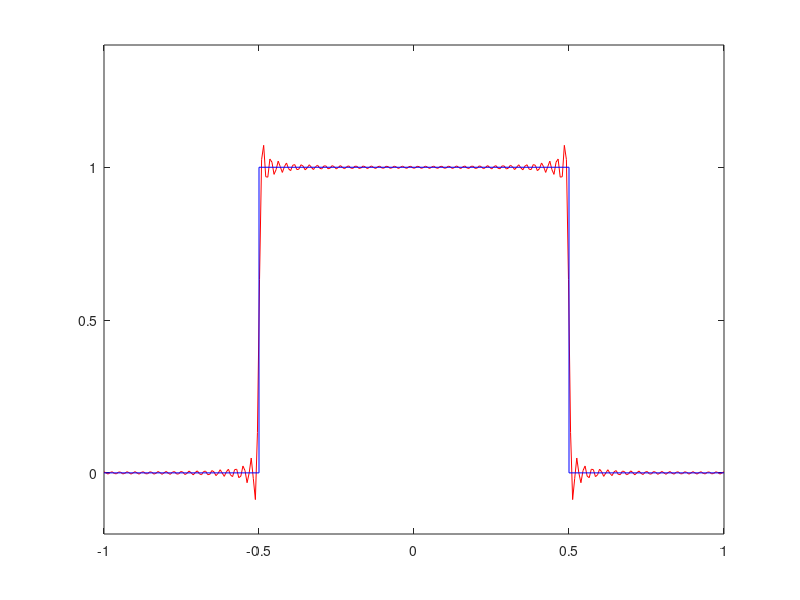

Recreate this plot in MATLAB.
function fourier
  out_dir =  "third_exercise_images";
  mkdir(out_dir);
  
  %Initial variables
  max_number_of_iterations =40;
  period = 2;
  a0 = 1;
  
  %Arrays for plotting
  x = linspace(-1,1,300);
  y = linspace(0,0,300);
  
  %Do it for the maximun number of fourier iterations
  for u = 1: max_number_of_iterations
  
    %Respective number of iterations
    number_of_iterations = u;
    
    for i=1:300
      
      %Compute the respective a_n for the fourier graph
      current_an = 0;
      for j=1:number_of_iterations
        
        %Done to avoid imaginary parts
        k = 2*j -1;
        current_an += 2/(k * pi) * (-1)^((k-1)/2) * cos(k * pi*x(i));
      endfor
      
      %Store the respective y
      y(i) = a0/2 + current_an;
        
    endfor
    
    %Plot the fourier graph
    plot(x,y,'r');
    axis([-1,1,-0.2,1.4]);
    hold on;
    
    %Plot the square wave
    line([-1,-0.5],[0 , 0],"linestyle","-","color","b");
    axis([-1,1,-0.2,1.4]);
    hold on;
    
    line([-0.5,0.5],[1 , 1],"linestyle","-","color","b");
    axis([-1,1,-0.2,1.4]);
    hold on;
    
    
    line([0.5,1],[0 , 0],"linestyle","-","color","b");
    axis([-1,1,-0.2,1.4]);
    hold on;
    
    line([-0.5,-0.5],[0 , 1],"linestyle","-","color","b");
    axis([-1,1,-0.2,1.4]);
    hold on;
    
    line([0.5,0.5],[0 , 1],"linestyle","-","color","b");
    axis([-1,1,-0.2,1.4]);
    hold on;
    
    fname = fullfile(out_dir,sprintf("img%03i.png",u));
    imwrite(getframe(gcf).cdata,fname);
    hold off;
    
  endfor

endfunction
